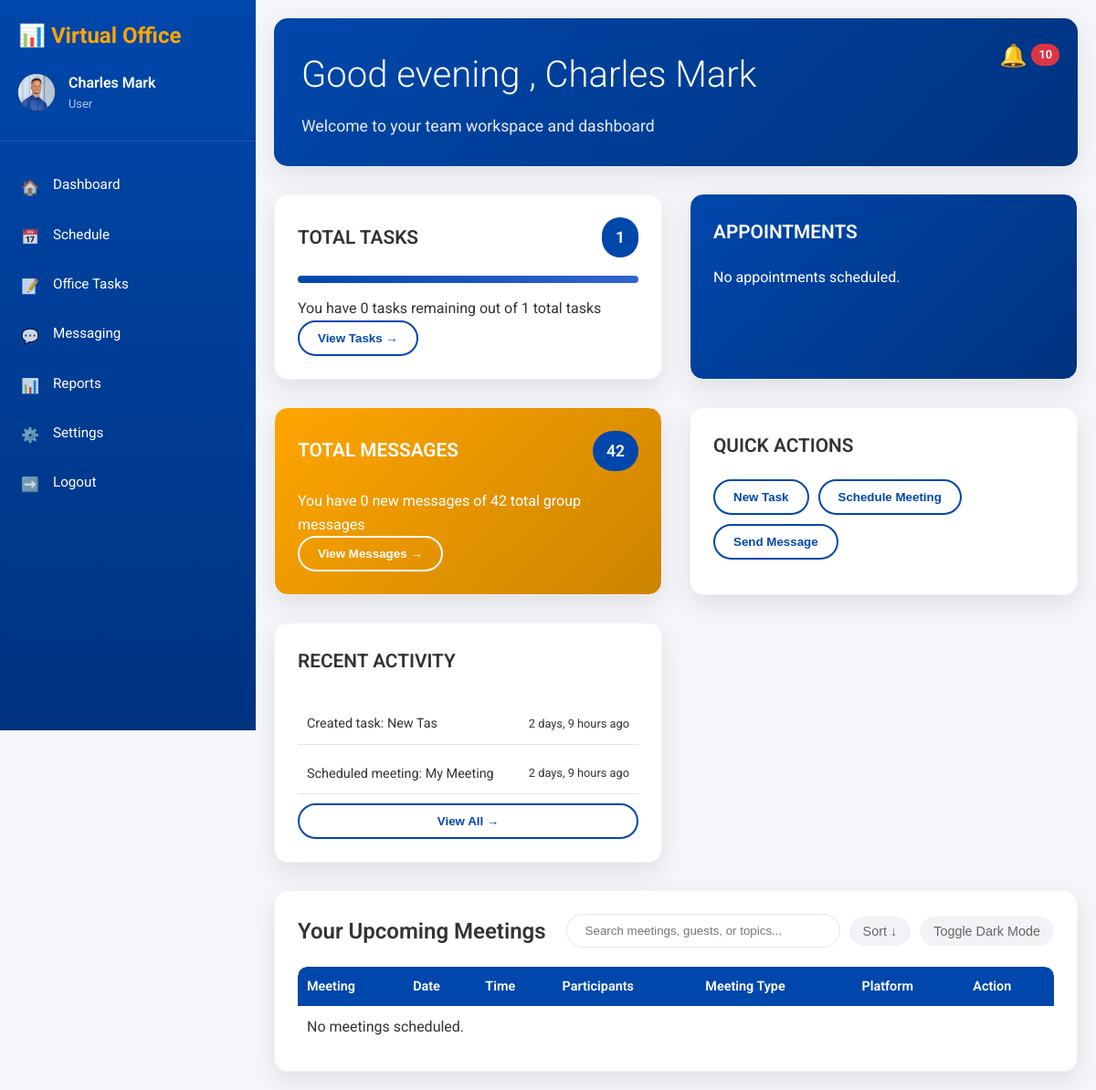
The page /dashboard/ (signed in) on the database its author committed.
### settings/models.py (models this page shows, shortened)
class Profile(models.Model):
    user = models.OneToOneField(
        User,
        on_delete=models.CASCADE,
        related_name='profile'
    )
    phone = models.CharField(max_length=20, blank=True, null=True)
    bio = models.TextField(blank=True, null=True)
    profile_picture = models.ImageField(
        upload_to='profile_pics/',
        blank=True,
        null=True,
    )
    dark_mode = models.BooleanField(default=False)
    email_tasks = models.BooleanField(default=True)
    email_reports = models.BooleanField(default=True)
    email_security = models.BooleanField(default=True)
    push_tasks = models.BooleanField(default=True)
    push_meetings = models.BooleanField(default=True)
    terms_accepted = models.BooleanField(default=False)
    last_seen = models.DateTimeField(auto_now=True)
    is_online = models.BooleanField(default=False)
    last_activity = models.DateTimeField(auto_now_add=True)
    show_online_status = models.BooleanField(default=True)
    allow_message_requests = models.BooleanField(default=True)

### dashboard/models.py (models this page shows, shortened)
class Activity(models.Model):
    ACTION_TYPES = (
        ('TASK_CREATED', 'Task Created'),
        ('TASK_COMPLETED', 'Task Completed'),
        ('MEETING_SCHEDULED', 'Meeting Scheduled'),
        ('MESSAGE_SENT', 'Message Sent'),
        ('RECORD_UPLOADED', 'Record Uploaded'),
        ('REPORT_FILTERED', 'Report Filtered'),
    )
    user = models.ForeignKey(User, on_delete=models.CASCADE)
    action_type = models.CharField(max_length=20, choices=ACTION_TYPES)
    description = models.TextField()
    timestamp = models.DateTimeField(auto_now_add=True)
    class Meta:
        ordering = ['-timestamp']

### dashboard/views.py (the view)
# urls.py: path('', views.dashboard, name='dashboard'),
@login_required
def dashboard(request):
    try:
        tasks = Task.objects.filter(
            models.Q(user=request.user) | models.Q(assigned_to=request.user)
        ).distinct()
        task_count = tasks.count()
        completed_tasks = tasks.filter(status='Completed').count()
        task_completion_percentage = (completed_tasks / task_count * 100) if task_count > 0 else 0
        remaining_tasks = task_count - completed_tasks
    except Task.DoesNotExist:
        task_count = completed_tasks = task_completion_percentage = remaining_tasks = 0
    upcoming_events = Event.objects.select_related('created_by').filter(
        models.Q(created_by=request.user) | models.Q(participants=request.user),
        start_time__gte=timezone.now()
    ).distinct().order_by('start_time')[:5]
    appointments = meetings = upcoming_events
    try:
        conversations = Conversation.objects.filter(participants=request.user)
        messages = Message.objects.filter(conversation__in=conversations)
        unread_messages = messages.filter(read=False).exclude(sender=request.user).count()
    except (Conversation.DoesNotExist, Message.DoesNotExist):
        messages = []
        unread_messages = 0
    activities = Activity.objects.filter(user=request.user).select_related('user').order_by('-timestamp')[:5]
    today = timezone.now().date()
    start_of_month = today.replace(day=1)
    end_of_month = (start_of_month + relativedelta(months=1) - timedelta(days=1))
    calendar_start = start_of_month - relativedelta(months=1)
    calendar_end = end_of_month + relativedelta(months=1)
    calendar_events = Event.objects.select_related('created_by').filter(
        models.Q(created_by=request.user) | models.Q(participants=request.user),
        start_time__date__range=[calendar_start, calendar_end]
    ).distinct().values('id', 'title', 'start_time')
    calendar_events_json = [
        {
            'id': event['id'],
            'title': event['title'],
            'date': event['start_time'].isoformat() if event['start_time'] else None,
        }
        for event in calendar_events
    ]
    notifications = request.user.notifications.filter(is_read=False) if hasattr(request.user, 'notifications') else []
    now = timezone.now()
    today_iso = today.isoformat()
    context = {
        'user': request.user,
        'active_users': User.objects.filter(is_active=True).count(),
        'pending_tasks': tasks.filter(status='Pending').count(),
        'upcoming_events': Event.objects.filter(
            models.Q(created_by=request.user) | models.Q(participants=request.user),
            start_time__gte=timezone.now()
        ).count(),
        'total_records': Record.objects.filter(user=request.user).count(),
        'tasks': {
            'count': task_count,
            'remaining': remaining_tasks,
        },
        'task_completion_percentage': task_completion_percentage,
        'appointments': appointments,
        'messages': {
            'count': len(messages),
            'unread': unread_messages,
        },
        'meetings': meetings,
        'activities': activities,
        'notifications': {
            'count': notifications.count(),
            'chat': {
                'count': notifications.filter(notification_type='chat').count(),
                'list': notifications.filter(notification_type='chat')[:5]
            },
            'general': {
                'count': notifications.exclude(notification_type='chat').count(),
                'list': notifications.exclude(notification_type='chat')[:5]
            }
        },
        'now': now,
        'calendar_events_json': calendar_events_json,
        'calendar_month': today.month,
        'calendar_year': today.year,
        'today_iso': today_iso,
    }
    return render(request, 'dashboard/dashboard.html', context)

### templates/dashboard/dashboard.html (shortened to what this page needs)
{% extends 'base.html' %}
{% block content %}
<header class="header">
    <h1 class="greeting">
    </h1>
    <p class="subtitle">Welcome to your team workspace and dashboard</p>
    <div class="notification" role="button" tabindex="0" aria-label="Notifications" id="notificationTrigger">
        <span class="notification-icon">🔔</span>
        <span class="notification-badge">{{ notifications.count }}</span>
    </div>
</header>
<div class="dashboard-grid">
    <div class="card">
        <div class="card-header">
            <h2 class="card-title">TOTAL TASKS</h2>
            <span class="task-count" id="taskCount">{{ tasks.count }}</span>
        </div>
        <div class="task-progress">
            <div class="task-progress-fill" id="taskProgressFill" style="width: {{ task_completion_percentage }}%"></div>
        </div>
        <p class="task-text" id="taskText">You have {{ tasks.remaining }} tasks remaining out of {{ tasks.count }} total tasks</p>
        <button class="view-tasks-btn" data-url="{% url 'tasks:tasks' %}">View Tasks →</button>
    </div>
    <div class="card appointments-card">
        <div class="card-header">
            <h2 class="card-title">APPOINTMENTS</h2>
        </div>
        {% for appointment in appointments %}
        <div class="appointment-item">
            <div class="appointment-time">{{ appointment.start_time|date:"h:i A, F jS, Y" }}</div>
            <div class="appointment-title">{{ appointment.title }}</div>
        </div>
        {% empty %}
        <p>No appointments scheduled.</p>
        {% endfor %}
    </div>
</div>
<div class="dashboard-grid">
    <div class="card messages-card">
        <div class="card-header">
            <h2 class="card-title">TOTAL MESSAGES</h2>
            <span class="message-count">{{ messages.count }}</span>
        </div>
        <p>You have {{ messages.unread }} new messages of {{ messages.count }} total group messages</p>
        <button class="view-tasks-btn" style="border-color: white; color: white;" data-url="{% url 'messaging:messaging' %}">View Messages →</button>
    </div>
    <div class="card">
        <div class="card-header">
            <h2 class="card-title">QUICK ACTIONS</h2>
        </div>
        <div style="display: flex; gap: 10px; flex-wrap: wrap;">
            <button class="view-tasks-btn" data-url="{% url 'tasks:tasks' %}" data-modal="add-task">New Task</button>
            <button class="view-tasks-btn" data-url="{% url 'schedule:schedule' %}" data-modal="schedule">Schedule Meeting</button>
            <button class="view-tasks-btn" data-url="{% url 'messaging:messaging' %}">Send Message</button>
        </div>
    </div>
    <div class="card activity-feed-card">
        <div class="card-header">
            <h2 class="card-title">RECENT ACTIVITY</h2>
        </div>
        <div class="activity-feed">
            {% for activity in activities %}
            <div class="activity-item">
                <div class="activity-description">{{ activity.description }}</div>
                <div class="activity-timestamp">{{ activity.timestamp|timesince }} ago</div>
            </div>
            {% empty %}
            <p>No recent activity.</p>
            {% endfor %}
        </div>
        <button class="view-tasks-btn" data-url="{% url 'dashboard:activities' %}">View All →</button>
    </div>
</div>
<div class="meetings-section">
    <div class="meetings-header">
        <h2 class="meetings-title">Your Upcoming Meetings</h2>
        <div class="header-controls">
            <input type="text" class="search-bar" placeholder="Search meetings, guests, or topics..." id="searchInput" aria-label="Search meetings">
            <button class="sort-btn" aria-label="Sort meetings">Sort ↓</button>
            <button class="sort-btn dark-mode-btn" aria-label="Toggle dark mode">Toggle Dark Mode</button>
        </div>
    </div>
    <div class="meetings-table-wrapper">
        <table class="meetings-table">
            <thead>
                <tr>
                    <th>Meeting</th>
                    <th>Date</th>
                    <th>Time</th>
                    <th>Participants</th>
                    <th>Meeting Type</th>
                    <th>Platform</th>
                    <th>Action</th>
                </tr>
            </thead>
            <tbody id="meetingsTableBody">
                {% for meeting in meetings %}
                <tr>
                    <td>{{ meeting.title }}</td>
                    <td>{{ meeting.start_time|date:"F jS, Y" }}</td>
                    <td><span class="time-badge">{{ meeting.start_time|date:"h:i A" }}</span></td>
                    <td>
                        {% for participant in meeting.participants.all %}
                            {{ participant.get_full_name }}{% if not forloop.last %}, {% endif %}
                        {% empty %}
                            None
                        {% endfor %}
                    </td>
                    <td><span class="status-badge">{{ meeting.get_meeting_type_display|default:"In-Person" }}</span></td>
                    <td><span class="priority-{{ meeting.meeting_platform|lower|default:'none' }}">{{ meeting.get_meeting_platform_display|default:"None" }}</span></td>
                    <td>
                        {% if meeting.meeting_link %}
                            <a href="{{ meeting.meeting_link }}" class="join-now-btn" target="_blank" data-start-time="{{ meeting.start_time.isoformat }}" data-end-time="{{ meeting.end_time.isoformat }}" aria-label="Join meeting: {{ meeting.title }}">Join Now</a>
                        {% else %}
                            <span>-</span>
                        {% endif %}
                    </td>
                </tr>
                {% empty %}
                <tr>
                    <td colspan="7">No meetings scheduled.</td>
                </tr>
                {% endfor %}
            </tbody>
        </table>
    </div>
</div>
{% endblock %}

### templates/base.html (shortened to what this page needs)
{% load static %}
<!DOCTYPE html>
<html lang="en">
<head>
    <link rel="stylesheet" href="https://cdnjs.cloudflare.com/ajax/libs/font-awesome/5.15.4/css/all.min.css">
    <link rel="stylesheet" href="{% static 'css/main.css' %}">
</head>
<body>
    <div class="app-container">
        {% if user.is_authenticated %}
        <aside class="sidebar" id="sidebar">
            <div class="sidebar-header">
                <div class="logo">📊 Virtual Office</div>
                <div class="user-info">
                    {% if user.profile.profile_picture %}
                    <div class="avatar">
                        <img src="{{ user.profile.profile_picture.url }}" style="height: 40px; width: 40px; border-radius: 50%;" alt="Profile Picture" class="avatar-img">
                    </div>
                    {% endif %}
                    <div>
                        <div style="font-weight: 600;">{{ user.get_full_name }}</div>
                        <div style="font-size: 0.8em; opacity: 0.7;">
                            {% if request.user.is_superuser %}
                                Admin
                            {% else %}
                                {{ user.profile.role|default:"User" }}
                            {% endif %}
                        </div>
                    </div>
                </div>
            </div>
            <nav class="sidebar-nav">
                <div class="nav-item {% if request.path == '/' %}active{% endif %}" role="button" tabindex="0" data-url="{% url 'dashboard:dashboard' %}">
                    <div class="nav-icon">🏠</div>
                    <div class="nav-text">Dashboard</div>
                </div>
                <div class="nav-item {% if 'schedule' in request.path %}active{% endif %}" role="button" tabindex="0" data-url="{% url 'schedule:schedule' %}">
                    <div class="nav-icon">📅</div>
                    <div class="nav-text">Schedule</div>
                </div>
                <div class="nav-item {% if 'tasks' in request.path %}active{% endif %}" role="button" tabindex="0" data-url="{% url 'tasks:tasks' %}">
                    <div class="nav-icon">📝</div>
                    <div class="nav-text">Office Tasks</div>
                </div>
                <div class="nav-item {% if 'messaging' in request.path %}active{% endif %}" role="button" tabindex="0" data-url="{% url 'messaging:messaging' %}">
                    <div class="nav-icon">💬</div>
                    <div class="nav-text">Messaging</div>
                </div>
                <div class="nav-item {% if 'reports' in request.path %}active{% endif %}" role="button" tabindex="0" data-url="{% url 'reports:reports' %}">
                    <div class="nav-icon">📊</div>
                    <div class="nav-text">Reports</div>
                </div>
                <div class="nav-item {% if 'settings' in request.path %}active{% endif %}" role="button" tabindex="0" data-url="{% url 'settings:settings' %}">
                    <div class="nav-icon">⚙️</div>
                    <div class="nav-text">Settings</div>
                </div>
                <div class="nav-item" role="button" tabindex="0" onclick="document.getElementById('logoutForm').submit()">
                    <div class="nav-icon">➡️</div>
                    <div class="nav-text">Logout</div>
                </div>
            </nav>
        </aside>
        {% endif %}
        <main class="main-content" id="mainContent">
            <div class="container">
                {% block content %}
                {% endblock %}
            </div>
        </main>
    </div>
</body>
</html>

### rows shown on the page
Activity: description "Created task: New Tas", timestamp "2 days, 9 hours"
Activity: description "Scheduled meeting: My Meeting", timestamp "2 days, 9 hours"

### other values the page prints
{{ user.get_full_name }} "Charles Mark"
{{ user.profile.role|default:"User" }} "User"
{{ notifications.count }} "10"
{{ tasks.count }} "1"
{{ tasks.remaining }} "0"
{{ messages.count }} "42"
{{ messages.unread }} "0"
